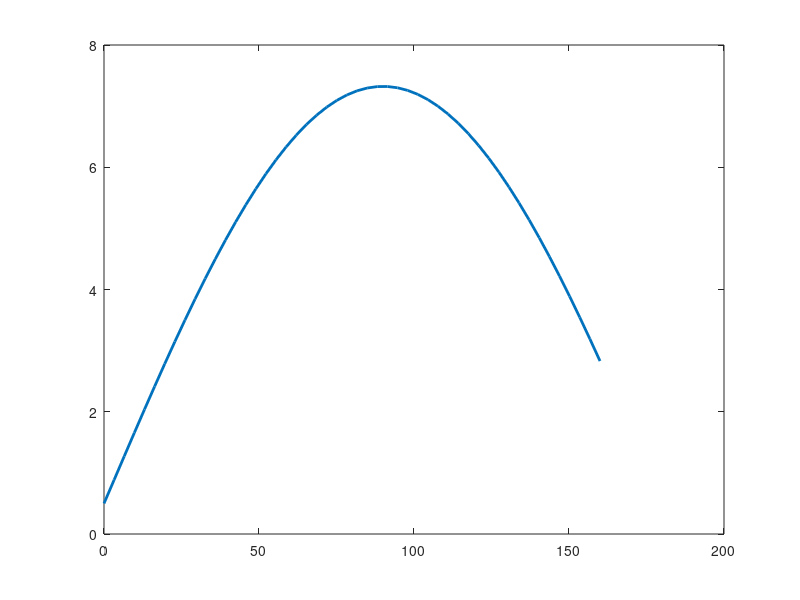

MATLAB code to generate this figure: (Note: this script raises an error after producing the figure.)
%% This script aims to compute the 2D vector of forces through the knee joint
% theta_1 = flexation of the knee (0,160 [deg])
% theta_2 = angle of torso (-5,80 [deg])
% theta_3 = angle of lower leg (-30,30 [deg])
%% Initialisations
close all;
clear all;

%% Parameters
% constants
g = 9.81; % [m/s^2]

% lengths

H = 1.55; % height [m]
d1 = 55/2/1000/H; % proximal tibia dimension in A-P sagital is 55mm.

Lub = 0.536; % length of upper body
Lll = 0.232; % length of lower leg
Lul = 0.232; % length of upper leg

% masses (fractional body weight) - data by Zatsiorsky et al. (1990), ...
% as modified by deLeva (1996). (Female)
mh = 6.68; % head
mt = 42.57; % trunk (torso)
mua = 2.55; % upper arm
mf = 1.38; % forearm
mhand = 0.56; % hand
mthigh = 14.78; %thigh
ms = 4.81; % shank
mfoot = 1.29; % foot


mub = mh + mt + (mua + mf + mhand)*2; % total mass of upper body

mtotal = 45; % [kg]

% CoM 
CMh = 58.94;
CMt = 41.51;
CMua = 57.54;
CMf = 45.59;
CMhand = 74.74;
CMthigh = 36.12;
CMs = 44.16;
CMfoot = 40.14;

% forces based on 1 unit body weight
% moments positive anticlockwise
theta_1 = linspace(0,160,50);
%theta_2 = linspace(-5,40,50);
%theta_1 = 0;
theta_2 = 0;
theta_3 = 0;
%theta_3 = linspace(-30,30,50);
Ful = mthigh/100*[0; -1]*g; % linear force from upper leg
Mul = mthigh/100*sin(theta_1*pi/180)*Lul*(1-CMthigh)/100*9.81; % moment from upper leg

Fub = mub/100*[0; -1]*g; % linear force from upper body
Mub = mub/100*(sin(theta_2*pi/180)*Lub*(1-CMt)/100 + sin(theta_1*pi/180)*Lul)*9.81; % moment from upper body

Ftotal = Ful + Fub; % total mass
Mtotal = Mul + Mub; % total moment 

p_ang = 10; % angle of PT relative to tibial axis
PT =  Mtotal/d1*cos(p_ang/180*pi).*[sin((theta_3-p_ang)/180*pi); cos((theta_3-p_ang)/180*pi)];
absPT = vecnorm(PT);
FT = zeros(2,50);
FT(1,:) = -PT(1,:);
FT(2,:) = -PT(2,:)-0.5*9.81; 
absFT = vecnorm(FT);

h = figure(1);
plot(theta_1,absFT/g,'LineWidth',2)
xlabel('$\theta\ -\ flexion\ [Degrees]$',Interpreter='latex')
ylabel('$|\textbf{FT}|\ [g]$',Interpreter='latex')

set(h,'Units','Inches');
pos = get(h,'Position');
set(h,'PaperPositionMode','Auto','PaperUnits','Inches','PaperSize',[pos(3), pos(4)])
print(h,'FT_with_flexation','-dpdf','-r0')
